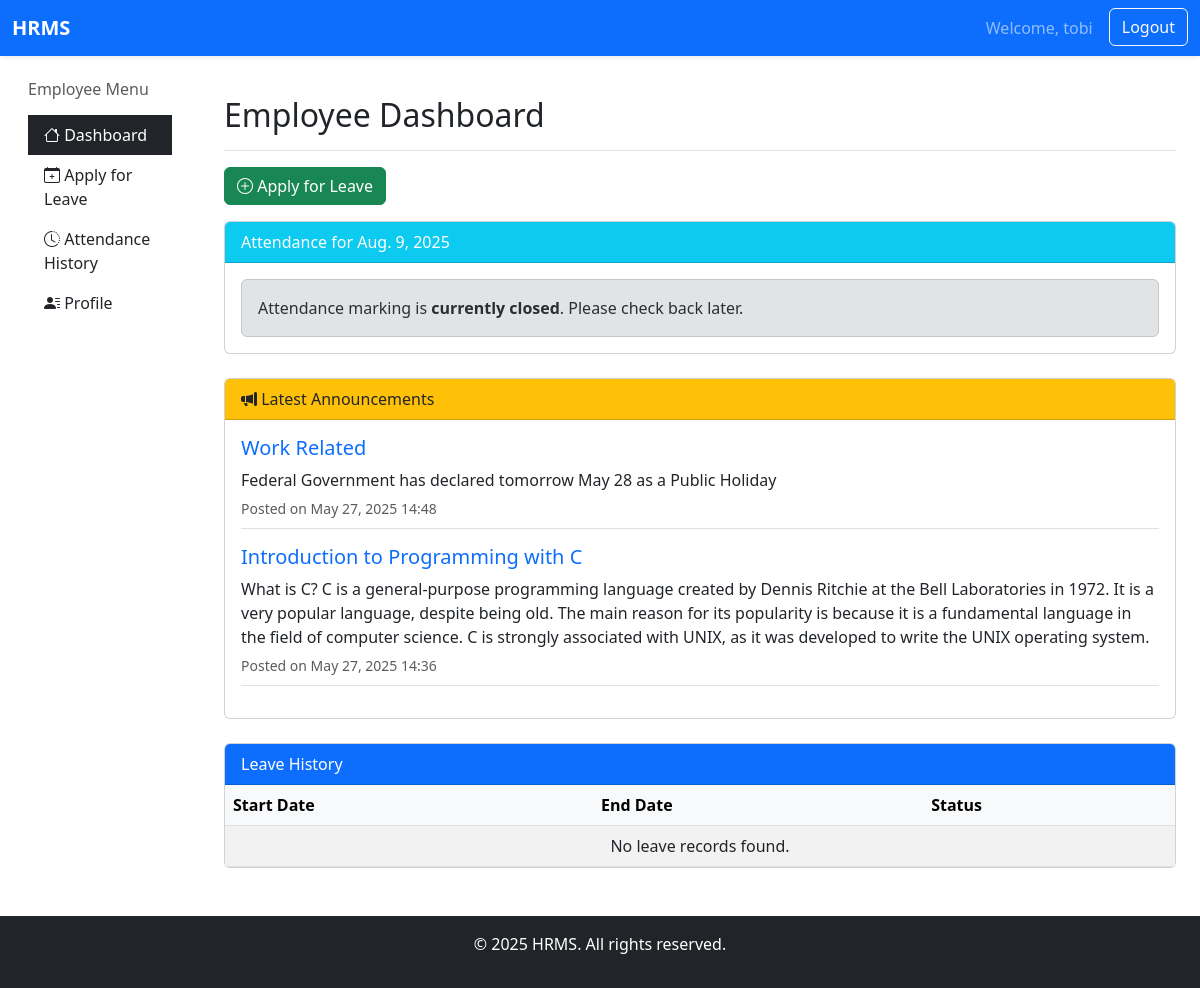
Page /employee-dashboard/ (signed in) on the earlier database version.
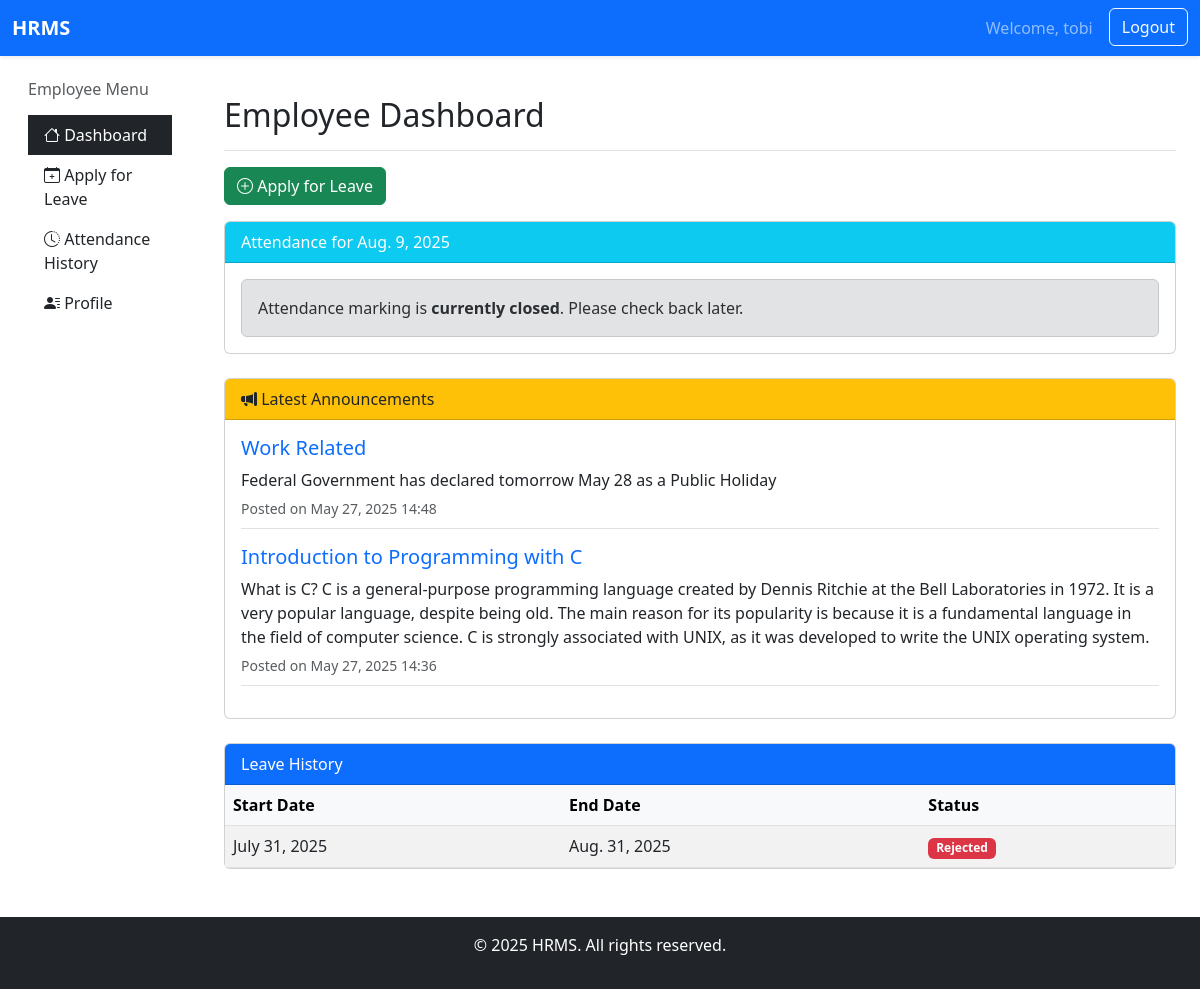
Same page on the later database version.
### core/models.py (models this page shows, shortened)
class Announcement(models.Model):
    title = models.CharField(max_length=255)
    message = models.TextField()
    created_by = models.ForeignKey(User, on_delete=models.SET_NULL, null=True)
    created_at = models.DateTimeField(auto_now_add=True)

class LeaveRequest(models.Model):
    employee = models.ForeignKey(User, on_delete=models.CASCADE)
    start_date = models.DateField()
    end_date = models.DateField()
    reason = models.TextField()
    status = models.CharField(max_length=10, choices=[('Pending', 'Pending'), ('Approved', 'Approved'), ('Rejected', 'Rejected')], default='Pending')
    applied_on = models.DateField(auto_now_add=True)

### core/views.py (the view)
# urls.py: path('employee-dashboard/', views.employee_dashboard, name='employee_dashboard'),
@login_required
def employee_dashboard(request):
    today = timezone.now().date()
    attendance_day = AttendanceDay.objects.filter(date=today).first()
    has_marked_attendance = Attendance.objects.filter(employee=request.user, date=today).exists()
    leaves = LeaveRequest.objects.filter(employee=request.user).order_by('-start_date')
    announcements = Announcement.objects.order_by('-created_at')[:5]
    context = {
        'leaves': leaves,
        'attendance_day': attendance_day or {'date': today, 'is_open': False},
        'has_marked_attendance': has_marked_attendance,
        'announcements': announcements,
    }
    return render(request, 'core/employee_dashboard.html', context)

### templates/core/employee_dashboard.html (shortened to what this page needs)
{% extends "core/base.html" %}
{% block brand_link %}
<a class="navbar-brand" href="{% url 'hr_dashboard' %}"><b>HRMS</b></a>
{% endblock %}
{% block content %}
{% include "core/emp_sidebar.html" %}
<main class="col-md-9 ms-sm-auto col-lg-10 px-md-4 mt-3">
  <div class="pt-4 pb-2 mb-3 border-bottom">
    <h2>Employee Dashboard</h2>
  </div>
  <div class="mb-3">
    <a href="{% url 'apply_leave' %}" class="btn btn-success">
      <i class="bi bi-plus-circle"></i> Apply for Leave
    </a>
  </div>
  <div class="card mb-4">
    <div class="card-header bg-info text-white">
      Attendance for {{ attendance_day.date }}
    </div>
    <div class="card-body">
      {% if not attendance_day.is_open %}
      <div class="alert alert-secondary mb-0">
        Attendance marking is <strong>currently closed</strong>. Please check back later.
      </div>
      {% elif has_marked_attendance %}
      <div class="alert alert-success mb-0">
        ✅ You have already marked your attendance for today.
      </div>
      {% endif %}
    </div>
  </div>
  <div class="card mb-4">
    <div class="card-header bg-warning text-dark">
      <i class="bi bi-megaphone-fill"></i> Latest Announcements
    </div>
    <div class="card-body">
      {% if announcements %}
        {% for announcement in announcements %}
          <div class="mb-3 border-bottom pb-2">
            <h5 class="text-primary">{{ announcement.title }}</h5>
            <p class="mb-1">{{ announcement.message }}</p>
            <small class="text-muted">Posted on {{ announcement.created_at|date:"M d, Y H:i" }}</small>
          </div>
        {% endfor %}
      {% else %}
        <div class="alert alert-info mb-0">
          No announcements at this time.
        </div>
      {% endif %}
    </div>
  </div>
  <div class="card">
    <div class="card-header bg-primary text-white">
      Leave History
    </div>
    <div class="card-body p-0">
      <table class="table table-striped mb-0">
        <thead class="table-light">
          <tr>
            <th>Start Date</th>
            <th>End Date</th>
            <th>Status</th>
          </tr>
        </thead>
        <tbody>
          {% if leaves %}
            {% for leave in leaves %}
              <tr>
                <td>{{ leave.start_date }}</td>
                <td>{{ leave.end_date }}</td>
                <td>
                  <span class="badge
                    {% if leave.status == 'Pending' %} bg-warning text-dark
                    {% elif leave.status == 'Approved' %} bg-success
                    {% elif leave.status == 'Rejected' %} bg-danger
                    {% endif %}">
                    {{ leave.status }}
                  </span>
                </td>
              </tr>
            {% endfor %}
          {% else %}
            <tr>
              <td colspan="3" class="text-center">No leave records found.</td>
            </tr>
          {% endif %}
        </tbody>
      </table>
    </div>
  </div>
</main>
{% endblock %}

Differences in the rows shown:
added LeaveRequest: start_date "July 31, 2025", end_date "Aug. 31, 2025", status "Rejected"
Other differences:
text no longer shown: "No leave records found."
